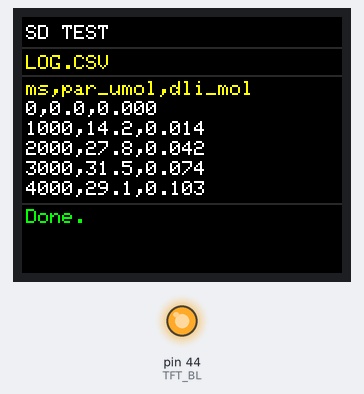
Simulated run of this sketch. Board: Arduino Mega 2560, built with avr-gcc and run on an emulated ATmega2560. Shown: 160×128 colour display, output pins drawn as LEDs (lit = HIGH). Storage starts empty.

Above: at 0.7 s.

The sketch:

SDTest.ino
```cpp
/**
 * SDTest.ino
 * Writes a sample CSV file to the SD card, then reads it back and
 * displays every line on the TFT screen.
 *
 * Wiring (15-pin side, 330Ω/680Ω voltage dividers on all 5V→TFT signal lines):
 *
 *   TFT signals (pins 3–8 on the module):
 *     Module pin 3  RST        → 330/680 divider → Mega D5
 *     Module pin 4  RS/DC      → 330/680 divider → Mega D6
 *     Module pin 5  SDA(MOSI)  → 330/680 divider → Mega 51 (HW SPI MOSI)
 *     Module pin 6  SCK        → 330/680 divider → Mega 52 (HW SPI SCK)
 *     Module pin 7  CS(TFT)    → 330/680 divider → Mega D7
 *     Module pin 8  BL         → Mega D44 via 68Ω resistor (current-limiting, not a divider)
 *
 *   SD card signals (pins 11–14 on the module):
 *     Module pin 11 SD_CS      → 330/680 divider → Mega D4
 *     Module pin 12 SD_MOSI    → 330/680 divider → Mega 51 (shared with TFT)
 *     Module pin 13 SD_MISO    → Mega 50 directly (3.3V output, no divider needed)
 *     Module pin 14 SD_CLK     → 330/680 divider → Mega 52 (shared with TFT)
 *
 *   Power:
 *     Module pin 1  GND        → Mega GND
 *     Module pin 2  VCC        → Mega 3.3V (module J1 SHORT for 3.3V mode)
 *                                  OR Mega 5V (module J1 OPEN for 5V mode)
 *
 * Voltage divider (per signal line, 5V→3.3V):
 *   Mega pin ──[ 330Ω ]──┬── Module pin
 *                        │
 *                      [680Ω]
 *                        │
 *                       GND
 *   Output = 5V × 680/(330+680) ≈ 3.37V  ✓
 *
 * Libraries required (install via Library Manager):
 *   - Adafruit ST7735 and ST7789 Library
 *   - Adafruit GFX Library
 *   SD library is built into the Arduino IDE.
 */

#include <SPI.h>
#include <SdFat.h>
#include <Adafruit_GFX.h>
#include <Adafruit_ST7735.h>

#define TFT_CS    7  // was 10
#define TFT_DC    6  // was 9  (Also RS)
#define TFT_RST   5  // was 8
#define TFT_BL    44  // backlight, via 68Ω resistor
#define SD_CS_PIN  4

#define FILENAME   "LOG.CSV"

Adafruit_ST7735 tft = Adafruit_ST7735(TFT_CS, TFT_DC, TFT_RST);
SdFat32         sd;

// Sample data — five rows that look like real logger output
struct Row { uint32_t ms; float par; float dli; };
static const Row ROWS[] = {
    {     0,  0.0f, 0.000f },
    {  1000, 14.2f, 0.014f },
    {  2000, 27.8f, 0.042f },
    {  3000, 31.5f, 0.074f },
    {  4000, 29.1f, 0.103f },
};
static const uint8_t NUM_ROWS = sizeof(ROWS) / sizeof(ROWS[0]);

// -----------------------------------------------------------------------
// Status line — overwrites the same row on each call
void showStatus(const __FlashStringHelper* msg, uint16_t color = ST77XX_WHITE) {
    tft.fillRect(0, 20, 160, 10, ST77XX_BLACK);
    tft.setTextSize(1);
    tft.setTextColor(color);
    tft.setCursor(2, 20);
    tft.print(msg);
}

void setup() {
    Serial.begin(115200);

    pinMode(TFT_BL, OUTPUT);
    digitalWrite(TFT_BL, HIGH);  // backlight on

    tft.initR(INITR_BLACKTAB);
    tft.setRotation(1);
    tft.fillScreen(ST77XX_BLACK);
    tft.setTextSize(1);
    tft.setTextColor(ST77XX_WHITE);
    tft.setCursor(2, 4);
    tft.print(F("SD TEST"));
    tft.drawFastHLine(0, 15, 160, 0x2945);

    // ---- Init SD --------------------------------------------------------
    showStatus(F("Init SD..."));

    if (!sd.begin(SdSpiConfig(SD_CS_PIN, SHARED_SPI, SD_SCK_MHZ(4)))) {
        showStatus(F("SD init FAILED"), ST77XX_RED);
        Serial.println(F("SD init failed. Check wiring."));
        return;
    }
    showStatus(F("SD OK"), ST77XX_GREEN);
    delay(400);

    // ---- Write ----------------------------------------------------------
    showStatus(F("Writing " FILENAME "..."));

    sd.remove(FILENAME);   // always start with a fresh file
    File32 f = sd.open(FILENAME, O_WRITE | O_CREAT | O_TRUNC);
    if (!f) {
        showStatus(F("Write open FAILED"), ST77XX_RED);
        return;
    }

    f.println(F("ms,par_umol,dli_mol"));
    for (uint8_t i = 0; i < NUM_ROWS; i++) {
        f.print(ROWS[i].ms);  f.print(',');
        f.print(ROWS[i].par, 1);  f.print(',');
        f.println(ROWS[i].dli, 3);
    }
    f.close();

    // ---- Read back and display on TFT ----------------------------------
    f = sd.open(FILENAME, O_READ);
    if (!f) {
        showStatus(F("Read open FAILED"), ST77XX_RED);
        return;
    }

    // Clear below the header bar and show the file label
    tft.fillRect(0, 16, 160, 112, ST77XX_BLACK);
    tft.setTextSize(1);
    tft.setTextColor(ST77XX_YELLOW);
    tft.setCursor(2, 19);
    tft.print(FILENAME);
    tft.drawFastHLine(0, 29, 160, 0x2945);

    uint8_t lineY    = 32;
    char    lineBuf[32];
    uint8_t pos      = 0;
    bool    firstLine = true;

    while (f.available()) {
        char c = (char)f.read();
        if (c == '\n' || c == '\r') {
            if (pos > 0) {
                lineBuf[pos] = '\0';
                tft.setTextColor(firstLine ? ST77XX_YELLOW : ST77XX_WHITE);
                tft.setCursor(2, lineY);
                tft.print(lineBuf);
                lineY   += 10;
                pos      = 0;
                firstLine = false;
            }
        } else if (pos < (uint8_t)(sizeof(lineBuf) - 1)) {
            lineBuf[pos++] = c;
        }
    }
    // Flush any final line without a trailing newline
    if (pos > 0) {
        lineBuf[pos] = '\0';
        tft.setTextColor(ST77XX_WHITE);
        tft.setCursor(2, lineY);
        tft.print(lineBuf);
        lineY += 10;
    }
    f.close();

    tft.drawFastHLine(0, lineY + 1, 160, 0x2945);
    tft.setTextColor(ST77XX_GREEN);
    tft.setCursor(2, lineY + 4);
    tft.print(F("Done."));
}

void loop() {}
```
